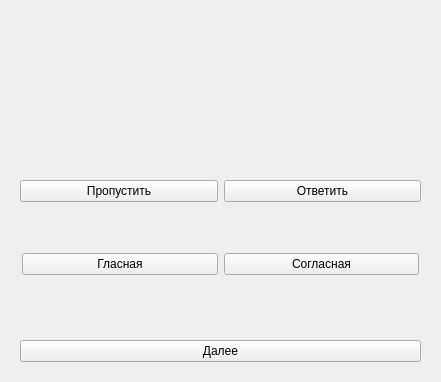
<?xml version="1.0" encoding="UTF-8"?>
<ui version="4.0">
 <class>LattersRound</class>
 <widget class="QWidget" name="LattersRound">
  <property name="geometry">
   <rect>
    <x>0</x>
    <y>0</y>
    <width>441</width>
    <height>382</height>
   </rect>
  </property>
  <property name="windowTitle">
   <string>Form</string>
  </property>
  <layout class="QVBoxLayout" name="verticalLayout">
   <item>
    <widget class="QWidget" name="answerWidget" native="true">
     <property name="sizePolicy">
      <sizepolicy hsizetype="Preferred" vsizetype="Preferred">
       <horstretch>0</horstretch>
       <verstretch>0</verstretch>
      </sizepolicy>
     </property>
     <property name="minimumSize">
      <size>
       <width>0</width>
       <height>60</height>
      </size>
     </property>
     <layout class="QVBoxLayout" name="answerLayout">
      <item>
       <widget class="QLabel" name="textAnswer">
        <property name="sizePolicy">
         <sizepolicy hsizetype="Minimum" vsizetype="Minimum">
          <horstretch>0</horstretch>
          <verstretch>0</verstretch>
         </sizepolicy>
        </property>
        <property name="text">
         <string/>
        </property>
        <property name="alignment">
         <set>Qt::AlignCenter</set>
        </property>
       </widget>
      </item>
     </layout>
    </widget>
   </item>
   <item>
    <widget class="QWidget" name="charWidget" native="true">
     <property name="sizePolicy">
      <sizepolicy hsizetype="Preferred" vsizetype="Preferred">
       <horstretch>0</horstretch>
       <verstretch>0</verstretch>
      </sizepolicy>
     </property>
     <layout class="QHBoxLayout" name="charLayout"/>
    </widget>
   </item>
   <item>
    <widget class="QWidget" name="controlButtons" native="true">
     <layout class="QHBoxLayout" name="horizontalLayout_2">
      <item>
       <widget class="QPushButton" name="skip">
        <property name="text">
         <string>Пропустить</string>
        </property>
       </widget>
      </item>
      <item>
       <widget class="QPushButton" name="answer">
        <property name="text">
         <string>Ответить</string>
        </property>
       </widget>
      </item>
     </layout>
    </widget>
   </item>
   <item>
    <widget class="QWidget" name="charChoiser_2" native="true">
     <layout class="QHBoxLayout" name="charChoiser">
      <property name="leftMargin">
       <number>11</number>
      </property>
      <property name="topMargin">
       <number>11</number>
      </property>
      <property name="rightMargin">
       <number>11</number>
      </property>
      <property name="bottomMargin">
       <number>11</number>
      </property>
      <item>
       <widget class="QPushButton" name="vowel">
        <property name="text">
         <string>Гласная</string>
        </property>
       </widget>
      </item>
      <item>
       <widget class="QPushButton" name="consonant">
        <property name="text">
         <string>Согласная</string>
        </property>
       </widget>
      </item>
     </layout>
    </widget>
   </item>
   <item>
    <widget class="QWidget" name="finalScore" native="true">
     <layout class="QVBoxLayout" name="verticalLayout_2">
      <item>
       <widget class="QLabel" name="textScore">
        <property name="text">
         <string/>
        </property>
        <property name="alignment">
         <set>Qt::AlignCenter</set>
        </property>
       </widget>
      </item>
      <item>
       <widget class="QPushButton" name="nextRound">
        <property name="text">
         <string>Далее</string>
        </property>
       </widget>
      </item>
     </layout>
    </widget>
   </item>
  </layout>
 </widget>
 <resources/>
 <connections/>
</ui>
